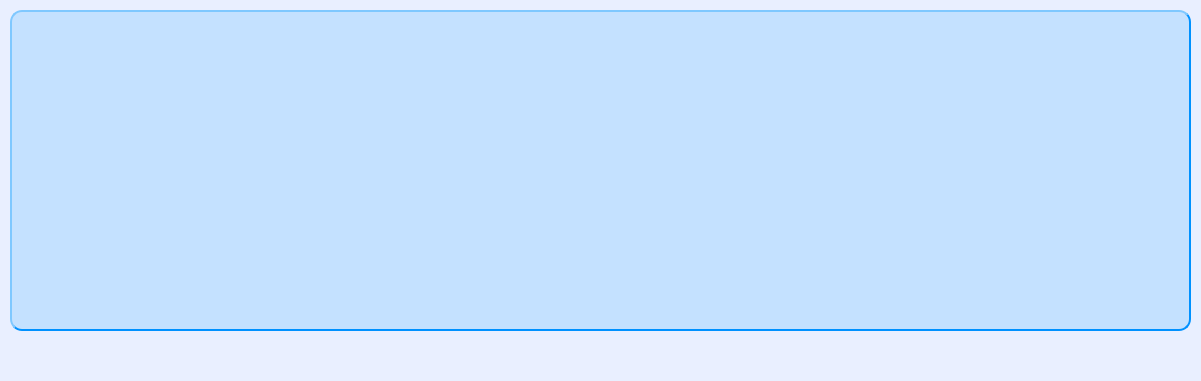
<?xml version="1.0" encoding="UTF-8"?>
<ui version="4.0">
 <class>WindowYSoru</class>
 <widget class="QMainWindow" name="WindowYSoru">
  <property name="geometry">
   <rect>
    <x>0</x>
    <y>0</y>
    <width>1201</width>
    <height>381</height>
   </rect>
  </property>
  <property name="windowTitle">
   <string>MainWindow</string>
  </property>
  <property name="styleSheet">
   <string notr="true">  background-color: rgb(233, 239, 255);
</string>
  </property>
  <widget class="QWidget" name="centralwidget">
   <widget class="QListWidget" name="listWidget">
    <property name="geometry">
     <rect>
      <x>10</x>
      <y>10</y>
      <width>1181</width>
      <height>321</height>
     </rect>
    </property>
    <property name="styleSheet">
     <string notr="true">    background-color: rgb(196, 225, 255);
    border-style: outset;
    border-width: 2px;
    border-radius: 12px;
    font: bold 14px;
    min-width: 7em;
    padding: 6px;
	border-color: rgb(0, 145, 255)</string>
    </property>
   </widget>
  </widget>
  <widget class="QMenuBar" name="menubar">
   <property name="geometry">
    <rect>
     <x>0</x>
     <y>0</y>
     <width>1201</width>
     <height>23</height>
    </rect>
   </property>
  </widget>
  <widget class="QStatusBar" name="statusbar"/>
 </widget>
 <resources/>
 <connections/>
</ui>
